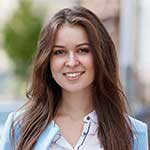
#> input picture emnaawini3A32PI33/templates/gym-html-template/img/testimonial-1.jpg, 150 x 150 px
$ python face_detection.py ../../../emnaawini3A32PI33/templates/gym-html-template/img/testimonial-1.jpg
#> lines starting #> are read from the running program, lines starting #| are printed output that depends on the picture
import cv2
import sys

def detect_face(image_path):
    # Load face classifier
    face_cascade = cv2.CascadeClassifier(cv2.data.haarcascades + 'haarcascade_frontalface_default.xml')

    # Read and check image
    image = cv2.imread(image_path)
#> image is the input picture: shape (150, 150, 3); mean B, G, R 123.5, 131.5, 143.6
    if image is None:
        print("Erreur: Impossible de lire l'image")
        return False

    # Convert to grayscale
    gray = cv2.cvtColor(image, cv2.COLOR_BGR2GRAY)
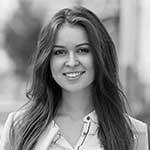
#> gray: shape (150, 150); min 0, max 254, mean 134.2

    # Detect faces
    faces = face_cascade.detectMultiScale(
        gray,
        scaleFactor=1.1,
        minNeighbors=5,
        minSize=(30, 30)
    )
#> faces = [[42, 29, 59, 59]]

    # Check if any face is detected
    if len(faces) > 0:
        print("Un visage humain")
        return True
    else:
        print("Aucun visage humain détecté.")
        return False

if __name__ == "__main__":
    if len(sys.argv) != 2:
        print("Usage: python face_detection.py <image_path>")
        sys.exit(1)

    detect_face(sys.argv[1])

$ run again, on emnaawini3A32PI33/templates/gym-html-template/img/user.jpg
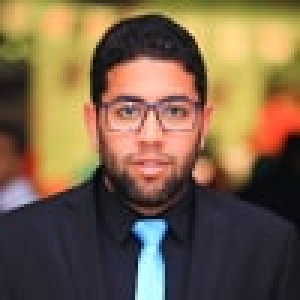
#> input picture emnaawini3A32PI33/templates/gym-html-template/img/user.jpg, 100 x 100 px (shown 3 times larger)
#> in detect_face, image is the input picture: shape (100, 100, 3); mean B, G, R 73.1, 98.7, 122.3
#> in detect_face, `gray = cv2.cvtColor(image, cv2.COLOR_BGR2GRAY)`:
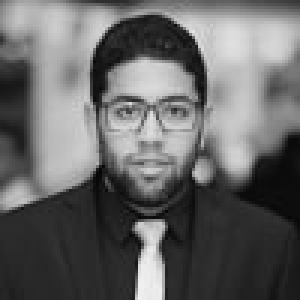
#> gray: shape (100, 100) (shown 3 times larger); min 6, max 242, mean 102.8
#> faces = [[29, 20, 43, 43]]
